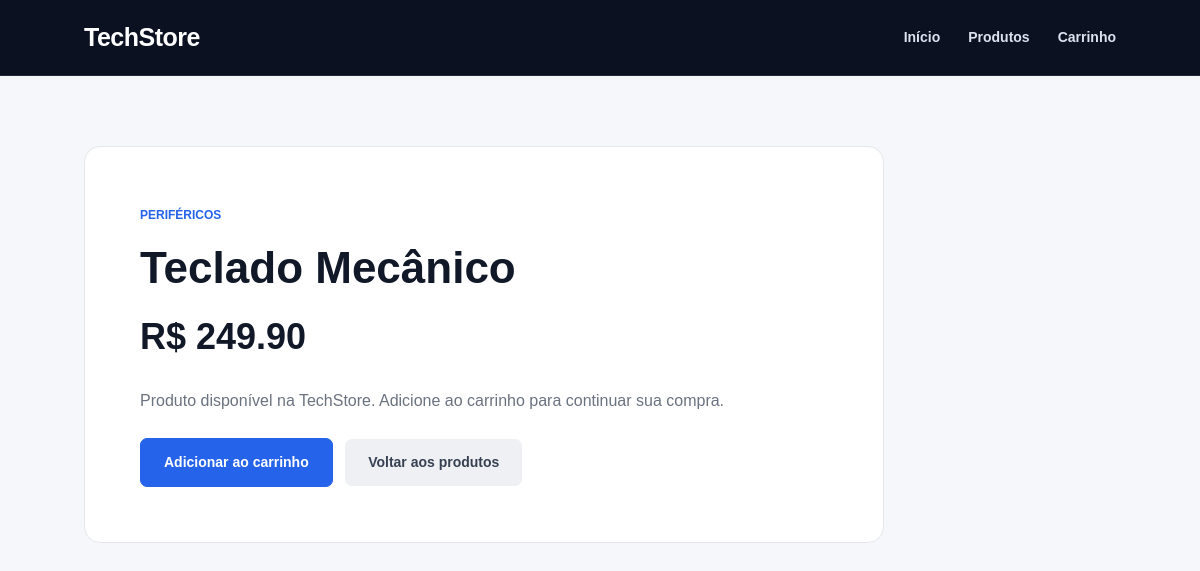
The app's page /produto/2 with its own data.
### tables this page shows
CREATE TABLE produtos (
    id INTEGER PRIMARY KEY AUTOINCREMENT,
    nome TEXT NOT NULL,
    preco REAL NOT NULL,
    categoria TEXT NOT NULL
);

### app.py (the view)
@app.route("/produto/<int:produto_id>")
def produto(produto_id):
    produto = buscar_produto(produto_id)
    if not produto:
        return "Produto não encontrado", 404
    return render_template(
        "produto.html",
        produto=produto
    )

### app.py (called while the page is built)
def conectar_banco():
    conexao = sqlite3.connect("loja.db")
    conexao.row_factory = sqlite3.Row
    return conexao

def buscar_produto(produto_id):
    conexao = conectar_banco()
    cursor = conexao.cursor()
    cursor.execute(
        """
        SELECT *
        FROM produtos
        WHERE id = ?
        """,
        (produto_id,)
    )
    produto = cursor.fetchone()
    conexao.close()
    return produto

### templates/produto.html (shortened to what this page needs)
<!DOCTYPE html>
<html lang="pt-BR">
<head>
    <link
        rel="stylesheet"
        href="{{ url_for('static', filename='style.css') }}"
    >
</head>
<body>
<header>
    <h1>TechStore</h1>
    <nav>
        <a href="/">Início</a>
        <a href="/produtos">
            Produtos
        </a>
        <a href="/carrinho">
            Carrinho
        </a>
    </nav>
</header>
<main>
    <div class="produto-detalhe">
        <span>
            {{ produto["categoria"] }}
        </span>
        <h2>
            {{ produto["nome"] }}
        </h2>
        <p class="preco grande">
            R$ {{ "%.2f"|format(produto["preco"]) }}
        </p>
        <p>
            Produto disponível na TechStore.
            Adicione ao carrinho para continuar sua compra.
        </p>
        <a
            class="botao"
            href="/adicionar/{{ produto['id'] }}"
        >
            Adicionar ao carrinho
        </a>
        <a
            class="botao-secundario"
            href="/produtos"
        >
            Voltar aos produtos
        </a>
    </div>
</main>
</body>
</html>

### static/style.css (style rules this page uses)
* { margin: 0; padding: 0; box-sizing: border-box; }
html { scroll-behavior: smooth; }
body { font-family: Arial, Helvetica, sans-serif; background: #f6f7fb; color: #111827; line-height: 1.5; }
a { transition: 0.2s; }
header { background: #0b1120; color: white; min-height: 76px; padding: 0 7%; display: flex; justify-content: space-between; align-items: center; border-bottom: 1px solid #1f2937; }
header h1 { font-size: 25px; letter-spacing: -0.5px; }
nav { display: flex; align-items: center; gap: 28px; }
nav a { color: #dbe3f0; text-decoration: none; font-size: 14px; font-weight: 600; }
main { width: 86%; max-width: 1250px; margin: auto; padding: 70px 0; }
.botao { display: inline-block; background: #2563eb; color: white; text-decoration: none; padding: 13px 23px; border-radius: 7px; font-size: 14px; font-weight: bold; border: 1px solid #2563eb; }
.botao-secundario { display: inline-block; color: #374151; background: #eef0f4; text-decoration: none; padding: 13px 23px; border-radius: 7px; font-size: 14px; font-weight: bold; margin-left: 8px; }
.preco { font-size: 25px; font-weight: bold; color: #111827; margin-bottom: 22px; }
.produto-detalhe { background: white; max-width: 800px; padding: 55px; border: 1px solid #e5e7eb; border-radius: 16px; }
.produto-detalhe span { color: #2563eb; font-size: 12px; font-weight: bold; text-transform: uppercase; }
.produto-detalhe h2 { font-size: 44px; line-height: 1.1; margin: 18px 0; }
.produto-detalhe p { color: #6b7280; margin-bottom: 25px; }
.produto-detalhe .preco { color: #111827; }
.grande { font-size: 36px; }

### records on screen
produtos: categoria "PERIFÉRICOS", nome "Teclado Mecânico", preco "249.90"
